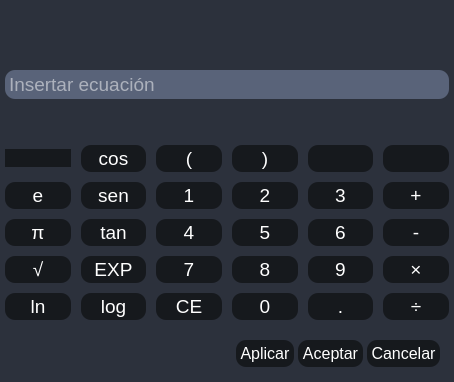
<?xml version="1.0" encoding="UTF-8"?>
<ui version="4.0">
 <class>insert_equation_dialog</class>
 <widget class="QDialog" name="insert_equation_dialog">
  <property name="geometry">
   <rect>
    <x>0</x>
    <y>0</y>
    <width>454</width>
    <height>382</height>
   </rect>
  </property>
  <property name="maximumSize">
   <size>
    <width>454</width>
    <height>382</height>
   </size>
  </property>
  <property name="windowTitle">
   <string>Dialog</string>
  </property>
  <property name="windowIcon">
   <iconset resource="qrc_files/resources.qrc">
    <normaloff>:/icon/Images/icon.ico</normaloff>:/icon/Images/icon.ico</iconset>
  </property>
  <property name="styleSheet">
   <string notr="true">#insert_equation_dialog{
background-color: #2c313c
}

#equation_buttons QPushButton,#options_widget QPushButton{
color: #ffffff;
text-align: center;
padding:2px;
border-radius: 10px;
background-color: #16191d;
}

#equation_buttons QPushButton::hover, #options_widget QPushButton::hover{
background-color: #202328;
border-color: #454a52;
}

#equation_buttons QPushButton::pressed, #options_widget QPushButton::pressed{
background-color: #1d2127;
}

#equation_visualizer_widget QLineEdit{
color: #fff;
background-color: #596379;
border-radius:10px;
padding: 2px;
font-weight: 350;
}

#equation_visualizer_widget QLabel{
color: #fff;
border-radius: 10px;
}

#options_widget QPushButton{
padding: 4px;
font-weight: 450;
}

</string>
  </property>
  <layout class="QVBoxLayout" name="verticalLayout_2" stretch="10,8,4">
   <property name="spacing">
    <number>6</number>
   </property>
   <property name="leftMargin">
    <number>5</number>
   </property>
   <property name="topMargin">
    <number>0</number>
   </property>
   <property name="rightMargin">
    <number>5</number>
   </property>
   <property name="bottomMargin">
    <number>0</number>
   </property>
   <item>
    <widget class="QWidget" name="equation_visualizer_widget" native="true">
     <layout class="QVBoxLayout" name="verticalLayout" stretch="0,0">
      <property name="spacing">
       <number>0</number>
      </property>
      <property name="leftMargin">
       <number>0</number>
      </property>
      <property name="topMargin">
       <number>0</number>
      </property>
      <property name="rightMargin">
       <number>0</number>
      </property>
      <property name="bottomMargin">
       <number>0</number>
      </property>
      <item>
       <widget class="QWidget" name="equation_label_widget" native="true">
        <layout class="QVBoxLayout" name="verticalLayout_4">
         <property name="leftMargin">
          <number>0</number>
         </property>
         <property name="topMargin">
          <number>0</number>
         </property>
         <property name="rightMargin">
          <number>0</number>
         </property>
         <property name="bottomMargin">
          <number>0</number>
         </property>
         <item>
          <widget class="QLabel" name="equation_label">
           <property name="font">
            <font>
             <pointsize>14</pointsize>
             <bold>true</bold>
             <stylestrategy>PreferDefault</stylestrategy>
             <hintingpreference>PreferDefaultHinting</hintingpreference>
            </font>
           </property>
           <property name="layoutDirection">
            <enum>Qt::LayoutDirection::LeftToRight</enum>
           </property>
           <property name="text">
            <string/>
           </property>
           <property name="textFormat">
            <enum>Qt::TextFormat::RichText</enum>
           </property>
           <property name="scaledContents">
            <bool>true</bool>
           </property>
           <property name="alignment">
            <set>Qt::AlignmentFlag::AlignCenter</set>
           </property>
           <property name="wordWrap">
            <bool>true</bool>
           </property>
           <property name="indent">
            <number>-1</number>
           </property>
           <property name="buddy">
            <cstring></cstring>
           </property>
          </widget>
         </item>
        </layout>
       </widget>
      </item>
      <item alignment="Qt::AlignmentFlag::AlignTop">
       <widget class="QWidget" name="equation_line_edit_widget" native="true">
        <layout class="QHBoxLayout" name="horizontalLayout_2">
         <property name="leftMargin">
          <number>0</number>
         </property>
         <property name="topMargin">
          <number>0</number>
         </property>
         <property name="rightMargin">
          <number>0</number>
         </property>
         <property name="bottomMargin">
          <number>0</number>
         </property>
         <item>
          <widget class="QLineEdit" name="equation_line_edit">
           <property name="sizePolicy">
            <sizepolicy hsizetype="Expanding" vsizetype="Fixed">
             <horstretch>0</horstretch>
             <verstretch>0</verstretch>
            </sizepolicy>
           </property>
           <property name="font">
            <font>
             <pointsize>14</pointsize>
             <fontweight></fontweight>
            </font>
           </property>
           <property name="placeholderText">
            <string>Insertar ecuación</string>
           </property>
          </widget>
         </item>
        </layout>
       </widget>
      </item>
     </layout>
    </widget>
   </item>
   <item>
    <widget class="QWidget" name="equation_buttons" native="true">
     <property name="sizePolicy">
      <sizepolicy hsizetype="Preferred" vsizetype="Expanding">
       <horstretch>0</horstretch>
       <verstretch>0</verstretch>
      </sizepolicy>
     </property>
     <layout class="QVBoxLayout" name="verticalLayout_3">
      <property name="spacing">
       <number>0</number>
      </property>
      <property name="leftMargin">
       <number>0</number>
      </property>
      <property name="topMargin">
       <number>0</number>
      </property>
      <property name="rightMargin">
       <number>0</number>
      </property>
      <property name="bottomMargin">
       <number>0</number>
      </property>
      <item>
       <layout class="QGridLayout" name="buttons_grid_layout" columnstretch="0,0,0,0,0,0">
        <property name="bottomMargin">
         <number>0</number>
        </property>
        <property name="spacing">
         <number>10</number>
        </property>
        <item row="1" column="3">
         <widget class="QPushButton" name="two_button">
          <property name="font">
           <font>
            <pointsize>14</pointsize>
           </font>
          </property>
          <property name="text">
           <string>2</string>
          </property>
         </widget>
        </item>
        <item row="3" column="4">
         <widget class="QPushButton" name="nine_button">
          <property name="font">
           <font>
            <pointsize>14</pointsize>
           </font>
          </property>
          <property name="text">
           <string>9</string>
          </property>
         </widget>
        </item>
        <item row="3" column="2">
         <widget class="QPushButton" name="seven_button">
          <property name="font">
           <font>
            <pointsize>14</pointsize>
           </font>
          </property>
          <property name="text">
           <string>7</string>
          </property>
         </widget>
        </item>
        <item row="1" column="0">
         <widget class="QPushButton" name="e_button">
          <property name="font">
           <font>
            <pointsize>14</pointsize>
           </font>
          </property>
          <property name="text">
           <string>e</string>
          </property>
          <property name="iconSize">
           <size>
            <width>24</width>
            <height>24</height>
           </size>
          </property>
         </widget>
        </item>
        <item row="4" column="1">
         <widget class="QPushButton" name="log_button">
          <property name="font">
           <font>
            <pointsize>14</pointsize>
           </font>
          </property>
          <property name="text">
           <string>log</string>
          </property>
         </widget>
        </item>
        <item row="0" column="2">
         <widget class="QPushButton" name="open_parenthesis_button">
          <property name="font">
           <font>
            <pointsize>14</pointsize>
           </font>
          </property>
          <property name="text">
           <string>(</string>
          </property>
         </widget>
        </item>
        <item row="0" column="0">
         <widget class="QPushButton" name="x_to_n_button">
          <property name="styleSheet">
           <string notr="true"/>
          </property>
          <property name="text">
           <string/>
          </property>
          <property name="icon">
           <iconset resource="qrc_files/resources.qrc">
            <normaloff>:/icon/Images/x_to_2.svg</normaloff>:/icon/Images/x_to_2.svg</iconset>
          </property>
          <property name="iconSize">
           <size>
            <width>24</width>
            <height>24</height>
           </size>
          </property>
         </widget>
        </item>
        <item row="4" column="4">
         <widget class="QPushButton" name="point_button">
          <property name="font">
           <font>
            <pointsize>14</pointsize>
           </font>
          </property>
          <property name="text">
           <string>.</string>
          </property>
         </widget>
        </item>
        <item row="2" column="1">
         <widget class="QPushButton" name="tan_button">
          <property name="font">
           <font>
            <pointsize>14</pointsize>
           </font>
          </property>
          <property name="text">
           <string>tan</string>
          </property>
         </widget>
        </item>
        <item row="3" column="1">
         <widget class="QPushButton" name="exp_button">
          <property name="font">
           <font>
            <pointsize>14</pointsize>
           </font>
          </property>
          <property name="text">
           <string>EXP</string>
          </property>
         </widget>
        </item>
        <item row="2" column="2">
         <widget class="QPushButton" name="four_butotn">
          <property name="font">
           <font>
            <pointsize>14</pointsize>
           </font>
          </property>
          <property name="text">
           <string>4</string>
          </property>
         </widget>
        </item>
        <item row="2" column="0">
         <widget class="QPushButton" name="pi_button">
          <property name="font">
           <font>
            <pointsize>14</pointsize>
           </font>
          </property>
          <property name="text">
           <string>π</string>
          </property>
         </widget>
        </item>
        <item row="3" column="0">
         <widget class="QPushButton" name="sqrt_button">
          <property name="font">
           <font>
            <pointsize>14</pointsize>
           </font>
          </property>
          <property name="text">
           <string>√</string>
          </property>
         </widget>
        </item>
        <item row="4" column="3">
         <widget class="QPushButton" name="zero_button">
          <property name="font">
           <font>
            <pointsize>14</pointsize>
           </font>
          </property>
          <property name="text">
           <string>0</string>
          </property>
         </widget>
        </item>
        <item row="0" column="1">
         <widget class="QPushButton" name="cos_button">
          <property name="font">
           <font>
            <pointsize>14</pointsize>
           </font>
          </property>
          <property name="text">
           <string>cos</string>
          </property>
         </widget>
        </item>
        <item row="3" column="3">
         <widget class="QPushButton" name="eight_button">
          <property name="font">
           <font>
            <pointsize>14</pointsize>
           </font>
          </property>
          <property name="text">
           <string>8</string>
          </property>
         </widget>
        </item>
        <item row="1" column="2">
         <widget class="QPushButton" name="one_button">
          <property name="font">
           <font>
            <pointsize>14</pointsize>
           </font>
          </property>
          <property name="text">
           <string>1</string>
          </property>
         </widget>
        </item>
        <item row="4" column="0">
         <widget class="QPushButton" name="ln_button">
          <property name="font">
           <font>
            <pointsize>14</pointsize>
           </font>
          </property>
          <property name="text">
           <string>ln</string>
          </property>
         </widget>
        </item>
        <item row="1" column="1">
         <widget class="QPushButton" name="sin_button">
          <property name="font">
           <font>
            <pointsize>14</pointsize>
           </font>
          </property>
          <property name="text">
           <string>sen</string>
          </property>
         </widget>
        </item>
        <item row="0" column="3">
         <widget class="QPushButton" name="close_parenthesis_button">
          <property name="font">
           <font>
            <pointsize>14</pointsize>
           </font>
          </property>
          <property name="text">
           <string>)</string>
          </property>
         </widget>
        </item>
        <item row="2" column="4">
         <widget class="QPushButton" name="six_button">
          <property name="font">
           <font>
            <pointsize>14</pointsize>
           </font>
          </property>
          <property name="text">
           <string>6</string>
          </property>
         </widget>
        </item>
        <item row="1" column="4">
         <widget class="QPushButton" name="three_button">
          <property name="font">
           <font>
            <pointsize>14</pointsize>
           </font>
          </property>
          <property name="text">
           <string>3</string>
          </property>
         </widget>
        </item>
        <item row="2" column="3">
         <widget class="QPushButton" name="five_button">
          <property name="font">
           <font>
            <pointsize>14</pointsize>
           </font>
          </property>
          <property name="text">
           <string>5</string>
          </property>
         </widget>
        </item>
        <item row="4" column="2">
         <widget class="QPushButton" name="delete_button">
          <property name="font">
           <font>
            <pointsize>14</pointsize>
           </font>
          </property>
          <property name="text">
           <string>CE</string>
          </property>
         </widget>
        </item>
        <item row="1" column="5">
         <widget class="QPushButton" name="add_button">
          <property name="font">
           <font>
            <pointsize>14</pointsize>
           </font>
          </property>
          <property name="text">
           <string>+</string>
          </property>
         </widget>
        </item>
        <item row="2" column="5">
         <widget class="QPushButton" name="substract_button">
          <property name="font">
           <font>
            <pointsize>14</pointsize>
           </font>
          </property>
          <property name="text">
           <string>-</string>
          </property>
         </widget>
        </item>
        <item row="3" column="5">
         <widget class="QPushButton" name="multiply_button">
          <property name="font">
           <font>
            <pointsize>14</pointsize>
           </font>
          </property>
          <property name="text">
           <string>×</string>
          </property>
         </widget>
        </item>
        <item row="4" column="5">
         <widget class="QPushButton" name="divide_button">
          <property name="font">
           <font>
            <pointsize>14</pointsize>
           </font>
          </property>
          <property name="text">
           <string>÷</string>
          </property>
         </widget>
        </item>
        <item row="0" column="4">
         <widget class="QPushButton" name="back_position_button">
          <property name="font">
           <font>
            <pointsize>14</pointsize>
           </font>
          </property>
          <property name="text">
           <string/>
          </property>
          <property name="icon">
           <iconset resource="qrc_files/resources.qrc">
            <normaloff>:/icon/Images/left_ar.svg</normaloff>:/icon/Images/left_ar.svg</iconset>
          </property>
          <property name="iconSize">
           <size>
            <width>22</width>
            <height>22</height>
           </size>
          </property>
         </widget>
        </item>
        <item row="0" column="5">
         <widget class="QPushButton" name="next_position_button">
          <property name="font">
           <font>
            <pointsize>14</pointsize>
           </font>
          </property>
          <property name="text">
           <string/>
          </property>
          <property name="icon">
           <iconset resource="qrc_files/resources.qrc">
            <normaloff>:/icon/Images/right_ar.svg</normaloff>:/icon/Images/right_ar.svg</iconset>
          </property>
          <property name="iconSize">
           <size>
            <width>20</width>
            <height>22</height>
           </size>
          </property>
         </widget>
        </item>
       </layout>
      </item>
     </layout>
    </widget>
   </item>
   <item alignment="Qt::AlignmentFlag::AlignRight">
    <widget class="QWidget" name="options_widget" native="true">
     <property name="styleSheet">
      <string notr="true"/>
     </property>
     <layout class="QHBoxLayout" name="horizontalLayout_3">
      <property name="spacing">
       <number>4</number>
      </property>
      <item>
       <widget class="QPushButton" name="apply_button">
        <property name="font">
         <font>
          <pointsize>12</pointsize>
          <fontweight></fontweight>
         </font>
        </property>
        <property name="text">
         <string>Aplicar</string>
        </property>
       </widget>
      </item>
      <item>
       <widget class="QPushButton" name="accept_button">
        <property name="font">
         <font>
          <pointsize>12</pointsize>
          <fontweight></fontweight>
         </font>
        </property>
        <property name="text">
         <string>Aceptar</string>
        </property>
       </widget>
      </item>
      <item>
       <widget class="QPushButton" name="cancel_button">
        <property name="font">
         <font>
          <pointsize>12</pointsize>
          <fontweight></fontweight>
         </font>
        </property>
        <property name="text">
         <string>Cancelar</string>
        </property>
       </widget>
      </item>
     </layout>
    </widget>
   </item>
  </layout>
 </widget>
 <resources>
  <include location="qrc_files/resources.qrc"/>
 </resources>
 <connections/>
</ui>
